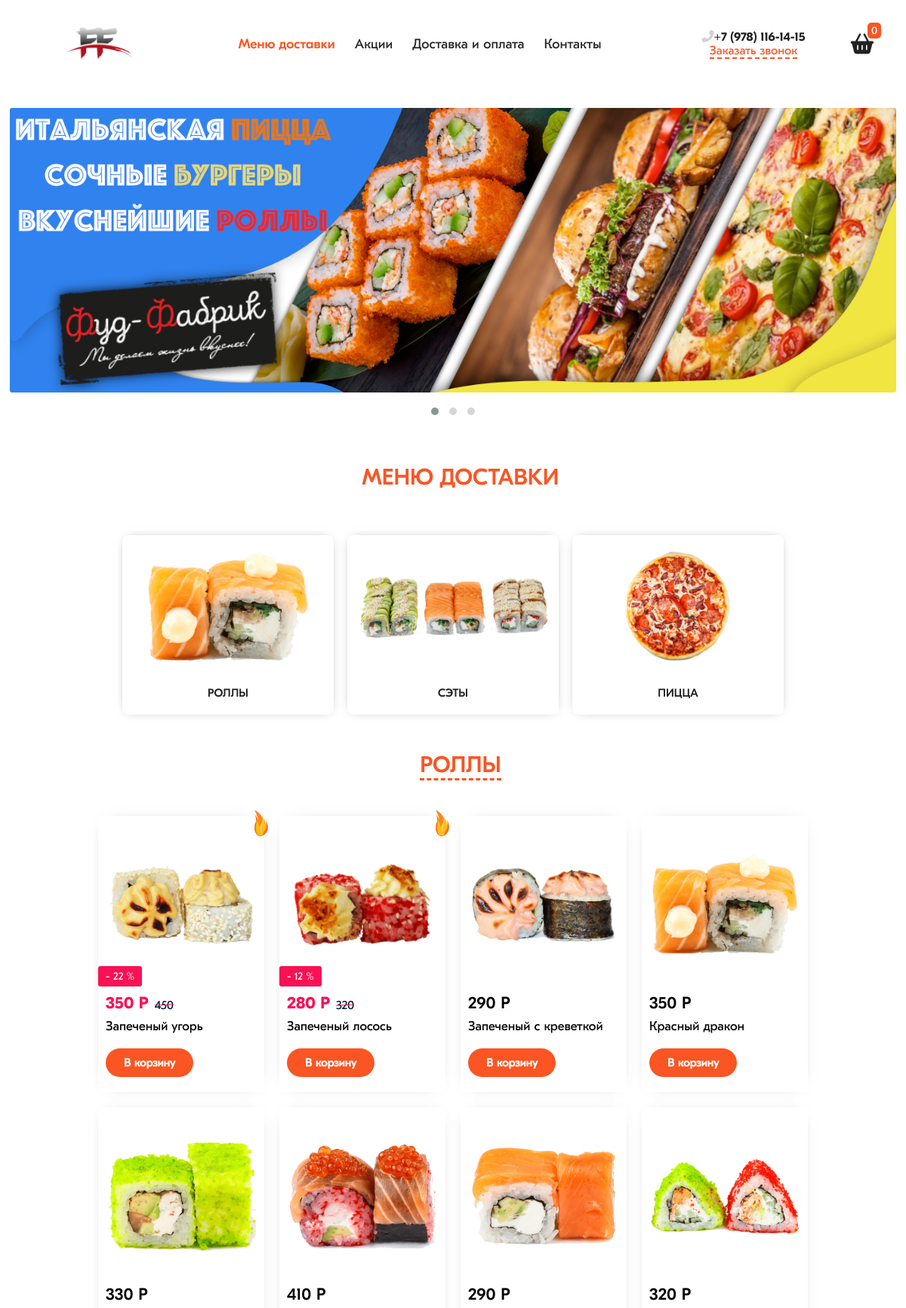
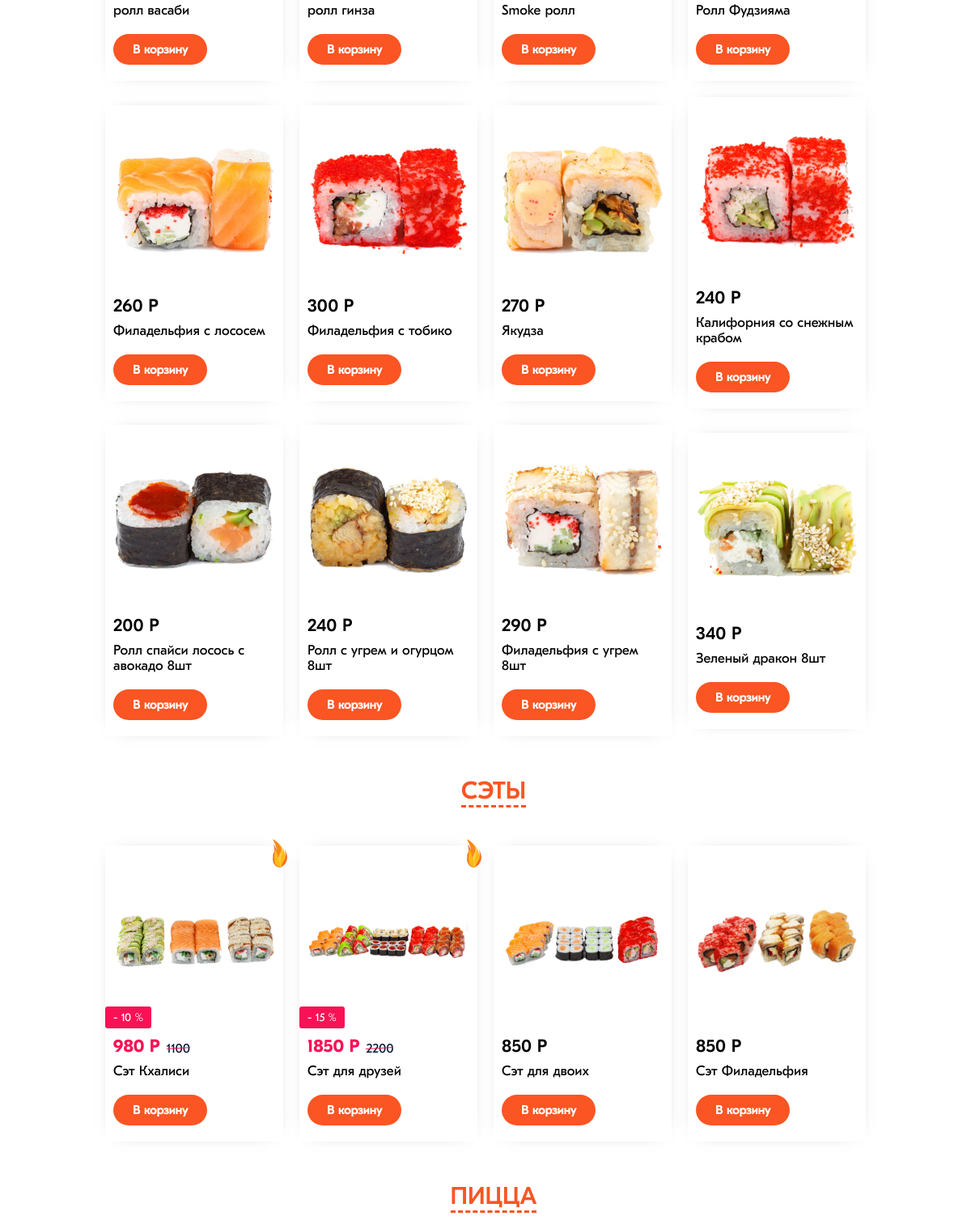
The app's page / (signed in, upper part) with its own data (2 pictures, top to bottom).
### cart/models.py (models this page shows, shortened)
class Cart(models.Model):
    created_at = models.DateTimeField(auto_now_add = True)
    session_key = models.CharField(max_length = 200)
    def items_in_cart(self):
        return len(self.item_set.all())

### products/models.py (models this page shows, shortened)
class Category(models.Model):
    slug = models.CharField(default = '', max_length = 300)
    name = models.CharField(default = '', max_length = 300)
    imgsrc = models.ImageField(upload_to="static/images/products", default = '')

class Product(models.Model):
    category = models.ForeignKey(Category,
    on_delete=models.CASCADE, default = None,)
    name = models.CharField(default = '', max_length = 300)
    price = models.IntegerField(default = 0)
    sale_price = models.IntegerField(default = 0,)
    description = models.CharField(default = '', max_length = 2000)
    imgsrc = models.ImageField(upload_to="static/images/products", default = '')
    def discount_perc(self):
        return int(((self.price - self.sale_price) / self.price) * 100)
    def has_sale(self):
        if self.sale_price > 0:
            return True
        else:
            return False

### products/views.py (the view)
# urls.py: path('', views.index, name = 'index'),
def index(request):
    cart = get_or_create_cart(request)
    session_key = get_session_key(request)
    categories = Category.objects.all()
    products = Product.objects.all()
    sale_products = Product.objects.filter(
        sale_price__gte = 1
    )
    return render(request, 'products/index.html', {
        'categories': categories,
        'products': products,
        'session_key': session_key,
        'cart': cart,
        'sale_products': sale_products,
    })

### products/templatetags/products_extras.py (called while the page is built)
@register.simple_tag
def is_in_cart(pr_id, cart):
    items = cart.item_set.all()
    exist = items.filter(
        cart = cart,
        pr_id = pr_id,
    ).exists()
    return exist

@register.simple_tag
def modify_imgsrc(imgsrc):
    img = imgsrc.url.replace('/static/images/products/', '')
    img = imgsrc.url.replace('static/images/products/', '')
    return '/static/images/products/' + img

### products/views.py (called while the page is built)
def get_session_key(request):
    if not request.session.session_key:
        request.session.create()
    return request.session.session_key

def get_or_create_cart(request):
    session_key = get_session_key(request)
    current_cart = Cart.objects.get_or_create(
        session_key = session_key,
    )[0],
    return current_cart[0]

### templates/products/index.html (shortened to what this page needs)
{% extends './base.html' %}
{% block content %}
   {% include './blocks/main__slider.html' %}
   {% include './blocks/categories.html' %}
   {% for category in categories %}
   <div class="cart__main__title">
    <div class="nice__title__center3"
    id="category-{{ category.id }}">
      <span>
        {{ category.name }}
      </span>
    </div>
</div>
   <div class="products__list__wrapper">
      {% for product in category.product_set.all  %}
         {% include './blocks/product_single.html' %}
      {% endfor %}
   </div>
{% endfor %}
      {% include './blocks/delivery_info.html' %}
{% endblock content %}

### templates/products/base.html (shortened to what this page needs)
{% load static %}
<html lang="en">
<head>
    <link rel="stylesheet" href="{% static 'plugins/magnific-popup.css' %}">
    <link href='https://css.gg/css' rel='stylesheet'>
    <link rel="stylesheet" href="{% static 'style.css' %}">
    <link rel="stylesheet" href="{% static 'slick/slick.css'%}">
    <link rel="stylesheet" href="{% static 'slick/slick-theme.css'%}">
    <link rel="stylesheet" href="{% static 'js/owlcarousel/owl.carousel.css'%}">
    <link rel="stylesheet" href="{% static 'js/owlcarousel/owl.theme.default.css'%}">
</head>
<body>
    {% block main_header %}
    <div class="main__header__block__wrapper">
    <div class="main__header__block">
        {% include './header.html' %}
    </div>
    {% endblock main_header %}
    </div>
    <div class="main__site__wrapper__main">
        <div class="main__site__wrapper">
            {% block content %}
            {% endblock content %}
        </div>
</body>
</html>

### templates/products/header.html (shortened to what this page needs)
{% load static %}
<div class="main__header__second">
    <a class="header__second__logo logo__big"
    href="{% url 'products:index' %}">
        <img src="{% static 'images/logo1.png' %}" alt="">
    </a>
    <div class="header__second__catalog">
        <div class="header__second__catalog__items">
            <a
            href="{% url 'products:index' %}#delivery__menu__title"
            class="main__anchor__header">
                Меню доставки
            </a>
        </div>
        <div class="header__second__catalog__items">
            <a href="{% url 'products:stock' %}">
                Акции
            </a>
        </div>
        <div class="header__second__catalog__items">
            <a
            href="{% url 'products:index' %}#delivery_info_main">
                Доставка и оплата
            </a>
        </div>
        <div class="header__second__catalog__items">
            <a
            href="{% url 'products:index' %}#contact_info_main">
                Контакты
            </a>
        </div>
    </div>
    <div class="main__header__phone">
        <div class="main__header__phone__main">
            <i class="fa fa-phone-alt"></i>
            <div class="main__header__phone__main__text">
                <a href="tel:+79781161415">
                    +7 (978) 116-14-15
                </a>
            </div>
        </div>
        <div class="main__header__phone__callme">
            <span class="main__header__phone__callme">
                Заказать звонок
            </span>
        </div>
    </div>
    <div class="header__second__icons">
        <a class="header__second__icons__item
        header__cart"
        href="{% url 'cart:index' %}">
            <i class="fa fa-shopping-basket
            header__basket"></i>
            <div class="cart__count__info">
                <span class="count__label">
                    {{ cart.items_in_cart }}
                </span>
            </div>
        </a>
    </div>
</div>

### templates/products/blocks/main__slider.html (shortened to what this page needs)
{% load static %}
<div class="page__main__slider__wrapper">
    <div id="owl-main"
    class="page__main__slider owl-carousel owl-theme">
        <div class="">
            <img src="{% static 'images/slider1.png' %}" alt="">
        </div>
    </div>
</div>

### templates/products/blocks/categories.html (shortened to what this page needs)
{% load static %}
{% load products_extras %}
<div class="cart__main__title">
    <div class="nice__title__center2"
    id="delivery__menu__title">
        Меню доставки
    </div>
</div>
<div class="categories__main">
    <div class="categories__main__content">
    {% for category in categories %}
    <a class="category__card"
    href="{% url 'products:index' %}#category-{{category.id}}">
        <div class="category__card__image">
        {% modify_imgsrc category.imgsrc as imgsrc %}
            <img src="{{ imgsrc }}"
            alt="">
        </div>
        <div class="category__card__title">
            <span>
                {{ category.name }}
            </span>
        </div>
    </a>
    {% endfor %}
</div>
</div>

### templates/products/blocks/product_single.html
{% load products_extras %}
<div class="product__item">
    <div class="product__item__image">
        {% if product.has_sale %}
        {% include './svg_fire.html' %}
        <div class="product__item__sale_hint">
            <span>
                - {{ product.discount_perc }} %
            </span>
        </div>
        {% endif %}
        <a href="{% url 'products:product' product.id %}">
        {% modify_imgsrc product.imgsrc as imgsrc %}
        <img src="{{ imgsrc }}" alt="">
        </a>
    </div>
    <div class="product__item__info">
        <div class="product__item__price">
        {% if product.has_sale %}
            <span class="product__item__price__sale">
                {{ product.sale_price }} Р
            </span>
            <span class="product__item__price__regular">
                {{ product.price }}
            </span>
            {% else %}
            <span class="product__item__price__regular2">
                {{ product.price }} Р
            </span>
        {% endif %}
        </div>
        <a class="product__item__name"
        href="{% url 'products:product' product.id %}">
            {{ product.name }}
        </a>
        <div class="product__item__addcart
        product__addtocart__global"
        value="{{ product.id }}">
        {% is_in_cart product.id cart as in_cart %}
            {% if in_cart %}
            <span class="in__cart__buttonstyle">
            Удалить с корзины
            </span>
            {% else %}
                <span class="not__incart__buttonstyle">
                    В корзину
                </span>
            {% endif %}
        </div>
    </div>
</div>

### templates/products/blocks/svg_fire.html (shortened to what this page needs)
<div class="mo-fire">
  </div>

### templates/products/blocks/delivery_info.html (shortened to what this page needs)
    </div>

### templates/products/blocks/contacts.html (shortened to what this page needs)
{% load static %}

### templates/products/footer.html (shortened to what this page needs)
{% load static %}

### records on screen
Category: shows a picture, name "РОЛЛЫ"
Category: shows a picture, name "СЭТЫ"
Category: shows a picture, name "ПИЦЦА"
Product: discount_perc "22", shows a picture, sale_price "350", price "450", name "Запеченый угорь", {{ product.id }} 1 (drawn)
Product: discount_perc "12", shows a picture, sale_price "280", price "320", name "Запеченый лосось", {{ product.id }} 2 (drawn)
Product: shows a picture, price "290", name "Запеченый с креветкой", {{ product.id }} 3 (drawn)
Product: shows a picture, price "350", name "Красный дракон", {{ product.id }} 4 (drawn)
Product: shows a picture, price "330", name "ролл васаби", {{ product.id }} 5 (drawn)
Product: shows a picture, price "410", name "ролл гинза", {{ product.id }} 6 (drawn)
Product: shows a picture, price "290", name "Smoke ролл", {{ product.id }} 7 (drawn)
Product: shows a picture, price "320", name "Ролл Фудзияма", {{ product.id }} 8 (drawn)
Product: shows a picture, price "260", name "Филадельфия с лососем", {{ product.id }} 9 (drawn)
Product: shows a picture, price "300", name "Филадельфия с тобико", {{ product.id }} 10 (drawn)
Product: shows a picture, price "270", name "Якудза", {{ product.id }} 11 (drawn)
Product: shows a picture, price "240", name "Калифорния со снежным крабом", {{ product.id }} 16 (drawn)
Product: shows a picture, price "200", name "Ролл спайси лосось с авокадо 8шт", {{ product.id }} 17 (drawn)
Product: shows a picture, price "240", name "Ролл с угрем и огурцом 8шт", {{ product.id }} 18 (drawn)
Product: shows a picture, price "290", name "Филадельфия с угрем 8шт", {{ product.id }} 19 (drawn)
Product: shows a picture, price "340", name "Зеленый дракон 8шт", {{ product.id }} 20 (drawn)
Product: discount_perc "10", shows a picture, sale_price "980", price "1100", name "Сэт Кхалиси", {{ product.id }} 12 (drawn)
Product: discount_perc "15", shows a picture, sale_price "1850", price "2200", name "Сэт для друзей", {{ product.id }} 13 (drawn)
Product: shows a picture, price "850", name "Сэт для двоих", {{ product.id }} 14 (drawn)
Product: shows a picture, price "850", name "Сэт Филадельфия", {{ product.id }} 15 (drawn)
